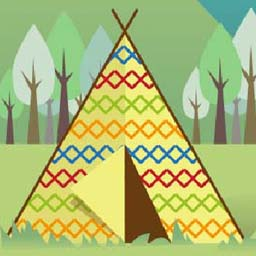
#> input picture camp.jpg, 256 x 256 px
$ python dctprocess.py   (older library calls are emulated)
#> lines starting #> are read from the running program, lines starting #| are printed output that depends on the picture
#> in main, im is the input picture: PIL image 256x256 RGB; mean R, G, B 172.1, 186.6, 116.5
# -*- coding:utf-8 -*-
import numpy as np
import matplotlib.pyplot as plt
from PIL import Image
import copy
import cv2

def rgb_to_ycbcr(im_rgb):
    im_ycbcr = copy.deepcopy(im_rgb)

    R = im_rgb[:, :, 0]
    G = im_rgb[:, :, 1]
    B = im_rgb[:, :, 2]

    im_ycbcr[:, :, 0] = 0.299 * R + 0.587 * G + 0.114 * B
    im_ycbcr[:, :, 1] = -0.1687 * R - 0.3313 * G + 0.5 * B + 128
    im_ycbcr[:, :, 2] = 0.5 * R - 0.4187 * G - 0.0813 * B + 128
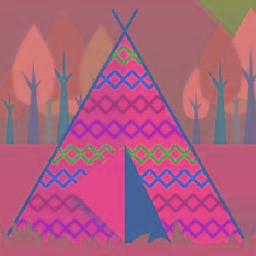
#> im_ycbcr: shape (256, 256, 3); mean R, G, B 173.8, 94.9, 126

    return np.uint8(im_ycbcr)

def ycbcr_to_rgb(im_ycbcr):

    im_rgb = copy.deepcopy(im_ycbcr)

    im_rgb = im_rgb.astype(np.float)

    Y = im_rgb[:, :, 0]
    Cb = im_rgb[:, :, 1] - 128
#> Cb: shape (256, 256) float64; every value is 0
    Cr = im_rgb[:, :, 2] - 128

    im_result = copy.deepcopy(im_rgb)
    im_result[:, :, 0] = Y + 1.402*Cr
    im_result[:, :, 1] = Y - 0.34414*Cb - 0.71414*Cr
    im_result[:, :, 2] = Y + 1.772*Cb

    return np.uint8(im_result)


def main():
    im = Image.open('camp.jpg')
    im = np.array(im)

    im_ycbcr = rgb_to_ycbcr(im)

    im_ycbcr_y = copy.deepcopy(im_ycbcr)
    im_ycbcr_y[:, :, 1] = 128
    im_ycbcr_y[:, :, 2] = 128

    im_rgb_y = ycbcr_to_rgb(im_ycbcr_y)

    plt.subplot(2, 3, 1)
    plt.imshow(im_rgb_y)
    plt.imsave("dct_trans/camp_origin_image.jpg", im_rgb_y)

    # 变成高低频的热度图
    dct_ycbcr_y_log = copy.deepcopy(im_ycbcr_y)
    img_dct_y = cv2.dct(dct_ycbcr_y_log[:, :, 0].astype('float'))
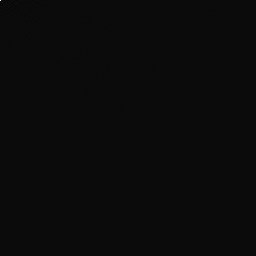
#> img_dct_y: shape (256, 256) float64; min -2013.7, max 44488.8, mean 0.7; drawn with min black and max white
    img_dct_y_log= np.log(abs(img_dct_y))
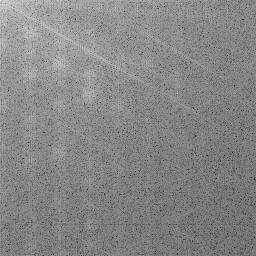
#> img_dct_y_log: shape (256, 256) float64; min -9.51, max 10.7, mean 1.19; drawn with min black and max white

    plt.subplot(2, 3, 2)
    plt.imshow(img_dct_y_log)
    plt.imsave("dct_trans/camp_dct_log.jpg", img_dct_y_log)
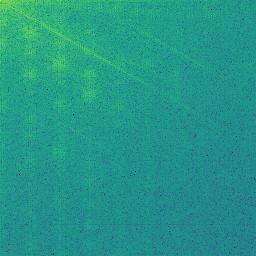
#> saved as camp_dct_log.jpg: shape (256, 256, 3); mean R, G, B 35.3, 150.5, 136.1

    # 输出1/4
    dct_ycbcr_y1_4 = copy.deepcopy(im_ycbcr_y)
    img_dct1_4 = cv2.dct(dct_ycbcr_y1_4[:,:,0].astype('float'))
    for m in range(256):
        for n in range(256):
            if m >= 75 and n >= 331 - m:
                img_dct1_4[m, n] = 0
    dct_ycbcr_y1_4[:, :, 0]= cv2.idct(img_dct1_4)

    im_dct_rgb_y1_4 = ycbcr_to_rgb(dct_ycbcr_y1_4)

    plt.subplot(2, 3, 3)
    plt.imshow(im_dct_rgb_y1_4)
    plt.imsave("dct_trans/camp_1_4_image.jpg", im_dct_rgb_y1_4)

    # 输出1/2
    dct_ycbcr_y1_2 = copy.deepcopy(im_ycbcr_y)
    img_dct1_2 = cv2.dct(dct_ycbcr_y1_2[:, :, 0].astype('float'))
    for m in range(256):
        for n in range(256):
            if n >= 256 - m:
                img_dct1_2[m, n] = 0
    dct_ycbcr_y1_2[:, :, 0] = cv2.idct(img_dct1_2)

    im_dct_rgb_y1_2 = ycbcr_to_rgb(dct_ycbcr_y1_2)

    plt.subplot(2, 3, 4)
    plt.imshow(im_dct_rgb_y1_2)
    plt.imsave("dct_trans/camp_1_2_image.jpg", im_dct_rgb_y1_2)

    # 输出3/4
    dct_ycbcr_y3_4 = copy.deepcopy(im_ycbcr_y)
    img_dct3_4 = cv2.dct(dct_ycbcr_y3_4[:, :, 0].astype('float'))
    for m in range(256):
        for n in range(256):
            if not (m < 181 and n < (181 - m)):
                img_dct3_4[m, n] = 0
    dct_ycbcr_y3_4[:, :, 0] = cv2.idct(img_dct3_4)

    im_dct_rgb_y3_4 = ycbcr_to_rgb(dct_ycbcr_y3_4)

    plt.subplot(2, 3, 5)
    plt.imshow(im_dct_rgb_y3_4)
    plt.imsave("dct_trans/camp_3_4_image.jpg", im_dct_rgb_y3_4)

    # 输出7/8
    dct_ycbcr_y7_8 = copy.deepcopy(im_ycbcr_y)
    img_dct7_8 = cv2.dct(dct_ycbcr_y7_8[:, :, 0].astype('float'))
    for m in range(256):
        for n in range(256):
            if not (m < 91 and n < (91 - m)):
                img_dct7_8[m, n] = 0
    dct_ycbcr_y7_8[:, :, 0] = cv2.idct(img_dct7_8)
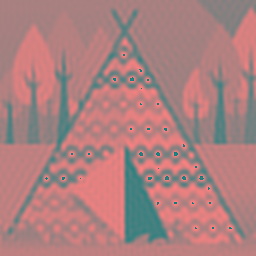
#> dct_ycbcr_y7_8: shape (256, 256, 3); mean R, G, B 172.4, 128, 128

    im_dct_rgb_y7_8 = ycbcr_to_rgb(dct_ycbcr_y7_8)
#> in ycbcr_to_rgb (call 5), `Y = im_rgb[:, :, 0]`:
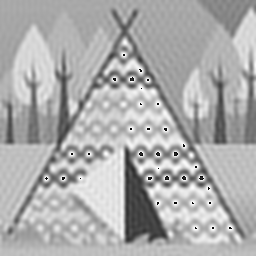
#> Y: shape (256, 256) float64; min 0, max 255, mean 172.4
#> in ycbcr_to_rgb (call 5), `im_result[:, :, 1] = Y - 0.34414*Cb - 0.71414*Cr`:
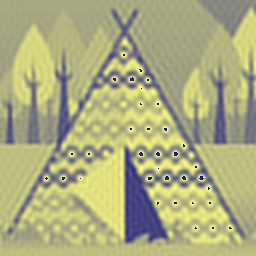
#> im_result: shape (256, 256, 3) float64; mean R, G, B 172.4, 172.4, 128

    plt.subplot(2, 3, 6)
    plt.imshow(im_dct_rgb_y7_8)
    plt.imsave("dct_trans/camp_7_8_image.jpg", im_dct_rgb_y7_8)

    plt.show()

if __name__ == '__main__':
    main()
